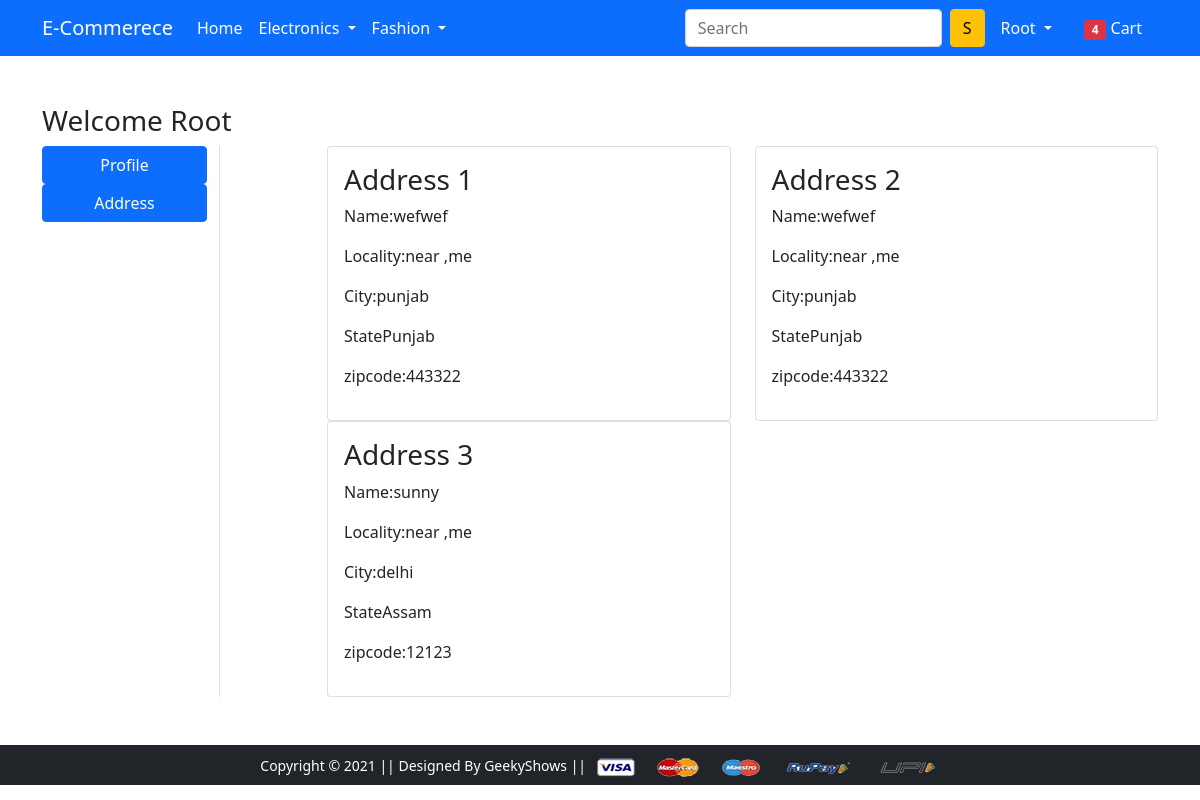
The app's page /address/ (signed in), older data.
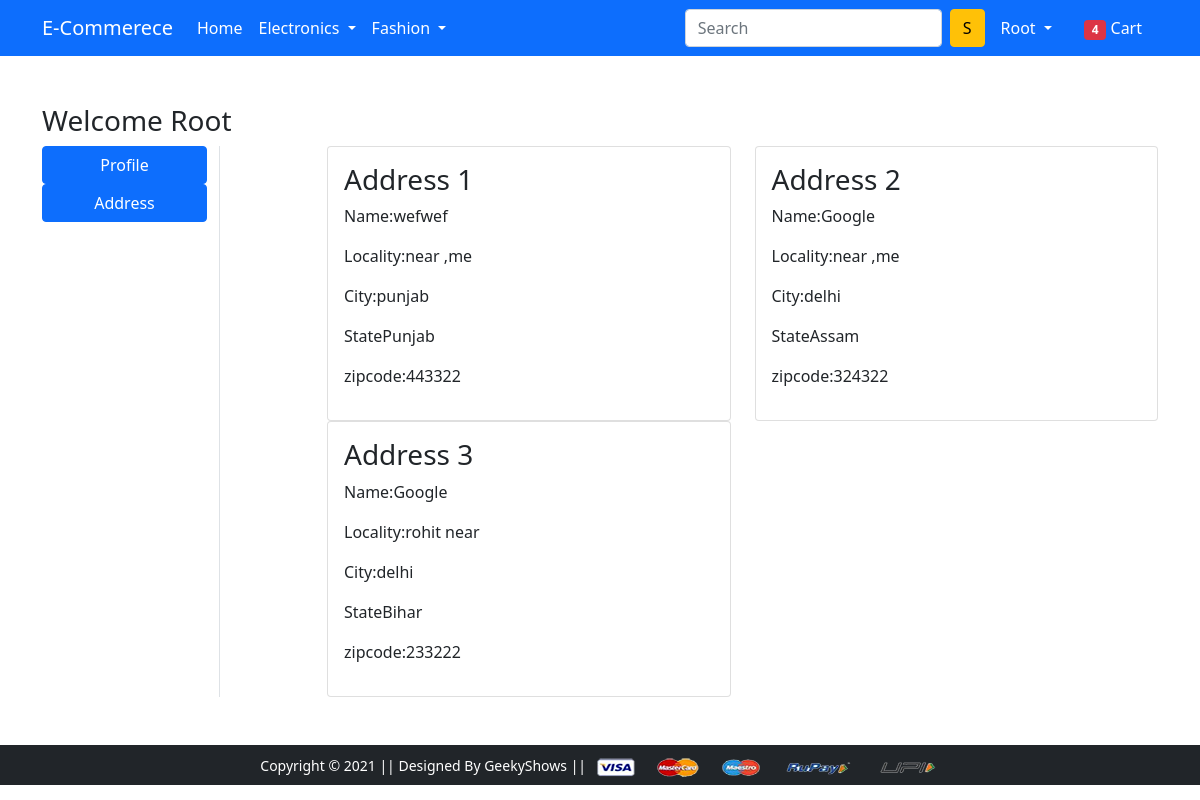
The same page, newer data.
### app/models.py (models this page shows, shortened)
class Customer(models.Model):
    user = models.ForeignKey(User, on_delete = models.CASCADE)
    name = models.CharField(max_length=100)
    locality = models.CharField(max_length=100)
    city= models.CharField(max_length=100)
    zipcode = models.IntegerField()
    state = models.CharField(choices=STATE_CHOICE, max_length=100)

### app/views.py (the view)
# urls.py: path('address/', views.address, name='address'),
def address(request):
    add = Customer.objects.filter(user=request.user)
    return render(request, 'app/address.html',{'add':add,'active':'btn-primary'})

### app/templates/app/address.html (shortened to what this page needs)
{% extends 'app/base.html' %}
{% load static %}
{% block main-content %}
<div class="container my-5">
 <div class="row">
 <h3>Welcome <span class="text-capitalize">{{request.user}}</span></h3>
  <div class="col-sm-2 border-end">
   <ul class="list-unstyled">
    <li class="d-grid"><a href="{% url 'profile' %}" class="btn btn-primary">Profile</a></li>
    <li class="d-grid"><a href="{% url 'address' %}" class="btn {{active}}">Address</a></li>
   </ul>
  </div>
  <div class="col-sm-9 offset-sm-1">
   <div class="row">
       {% for ad in add %}
    <div class="col-sm-6">
     <div class="card">
      <div class="card-body">
       <h3>Address {{forloop.counter}}</h3>
       <p>Name:{{ad.name}}</p>
       <p>Locality:{{ad.locality}}</p>
       <p>City:{{ad.city}}</p>
       <p>State{{ad.state}}</p>
       <p>zipcode:{{ad.zipcode}}</p>
      </div>
     </div>
    </div>
         {% endfor %}
   </div>
  </div>
 </div>
</div>
{% endblock main-content %}

### app/templates/app/base.html (shortened to what this page needs)
<!doctype html>
{% load static %}
<html lang="en">
  <head>
    <link href="https://cdn.jsdelivr.net/npm/bootstrap@5.0.0-beta1/dist/css/bootstrap.min.css" rel="stylesheet">
    <link rel="stylesheet" href="{% static 'app/css/owl.carousel.min.css' %}">
    <link rel="stylesheet" href="{% static 'app/css/all.min.css' %}">
    <link rel="stylesheet" href="{% static 'app/css/style.css' %}">
  </head>
  <body>
    <nav class="navbar navbar-expand-lg navbar-dark bg-primary">
     <div class="container">
       <a class="navbar-brand" href="/">E-Commerece</a>
       <div class="collapse navbar-collapse" id="navbarSupportedContent">
         <ul class="navbar-nav me-auto mb-2 mb-lg-0">
           <li class="nav-item">
             <a class="nav-link active" aria-current="page" href="/">Home</a>
           </li>
           <li class="nav-item dropdown">
             <a class="nav-link dropdown-toggle text-white" href="#" id="electronicsDropdown" role="button" data-bs-toggle="dropdown" aria-expanded="false">
               Electronics
             </a>
           </li>
           <li class="nav-item dropdown">
             <a class="nav-link dropdown-toggle text-white" href="#" id="fashionDropdown" role="button" data-bs-toggle="dropdown" aria-expanded="false">
               Fashion
             </a>
           </li>
         </ul>
         <form class="d-flex">
           <input class="form-control me-2" type="search" placeholder="Search" aria-label="Search">
           <button class="btn btn-warning" type="submit">S</button>
         </form>
         <div>
          <ul class="navbar-nav me-auto mb-2 mb-lg-0">
            {% if request.user.is_authenticated %}
           <li class="nav-item dropdown mx-2">
              <a class="nav-link dropdown-toggle text-white" href="#" id="profileDropdown" role="button" data-bs-toggle="dropdown" aria-expanded="false">
                {{request.user.username|capfirst}}
              </a>
            </li>
            <li class="nav-item mx-2">
             <a href="{% url 'showcart' %}" class="nav-link text-white"><span class="badge bg-danger">4</span> Cart </a>
            </li>
            {% endif %}
          </ul>
         </div>
       </div>
     </div>
    </nav>
    {% block main-content %} {% endblock main-content %}
    <footer class="container-fluid bg-dark text-center p-2 mt-5">
        <small class="text-white">Copyright &copy; 2021 || Designed By GeekyShows || </small>
        <img src="{% static 'app/images/payment.png' %}" alt="" srcset="" class="img-fluid" height="2px">
    </footer>
  </body>
</html>

Row changes from the older to the newer data that the page shows:
removed Customer: name "wefwef", locality "near ,me", city "punjab", state "Punjab", zipcode "443322"
removed Customer: name "sunny", locality "near ,me", city "delhi", state "Assam", zipcode "12123"
added Customer: name "Google", locality "near ,me", city "delhi", state "Assam", zipcode "324322"
added Customer: name "Google", locality "rohit near", city "delhi", state "Bihar", zipcode "233222"
